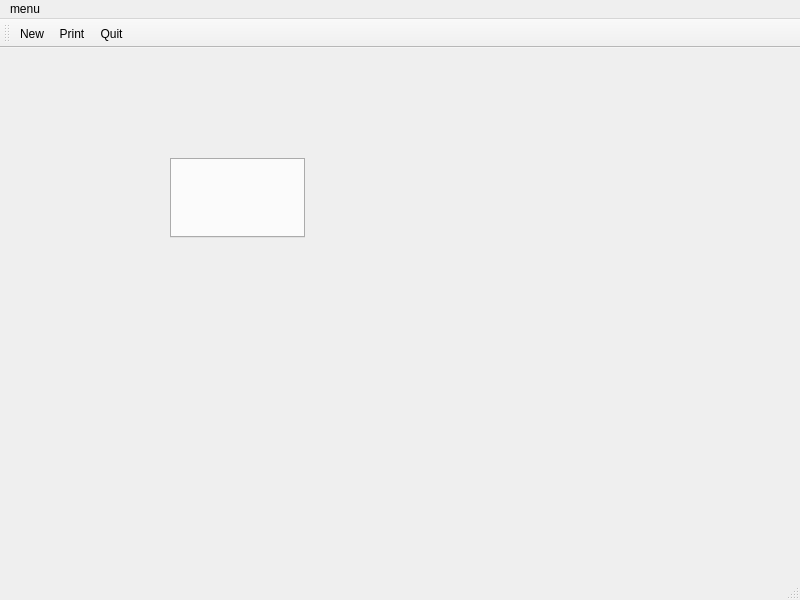
<?xml version="1.0" encoding="UTF-8"?>
<ui version="4.0">
 <class>MainWindow</class>
 <widget class="QMainWindow" name="MainWindow">
  <property name="geometry">
   <rect>
    <x>0</x>
    <y>0</y>
    <width>800</width>
    <height>600</height>
   </rect>
  </property>
  <property name="windowTitle">
   <string>MainWindow</string>
  </property>
  <widget class="QWidget" name="centralwidget">
   <widget class="QTabWidget" name="tabWidget">
    <property name="geometry">
     <rect>
      <x>170</x>
      <y>110</y>
      <width>135</width>
      <height>80</height>
     </rect>
    </property>
   </widget>
  </widget>
  <widget class="QMenuBar" name="menubar">
   <property name="geometry">
    <rect>
     <x>0</x>
     <y>0</y>
     <width>800</width>
     <height>25</height>
    </rect>
   </property>
   <widget class="QMenu" name="menumenu">
    <property name="title">
     <string>menu</string>
    </property>
    <addaction name="actionNew"/>
    <addaction name="actionPrint"/>
    <addaction name="actionQuit"/>
   </widget>
   <addaction name="menumenu"/>
  </widget>
  <widget class="QStatusBar" name="statusbar"/>
  <widget class="QToolBar" name="toolBar">
   <property name="windowTitle">
    <string>toolBar</string>
   </property>
   <attribute name="toolBarArea">
    <enum>TopToolBarArea</enum>
   </attribute>
   <attribute name="toolBarBreak">
    <bool>false</bool>
   </attribute>
   <addaction name="actionNew"/>
   <addaction name="actionPrint"/>
   <addaction name="actionQuit"/>
  </widget>
  <action name="actionNew">
   <property name="text">
    <string>New</string>
   </property>
  </action>
  <action name="actionPrint">
   <property name="text">
    <string>Print</string>
   </property>
  </action>
  <action name="actionQuit">
   <property name="text">
    <string>Quit</string>
   </property>
  </action>
 </widget>
 <resources/>
 <connections/>
</ui>
